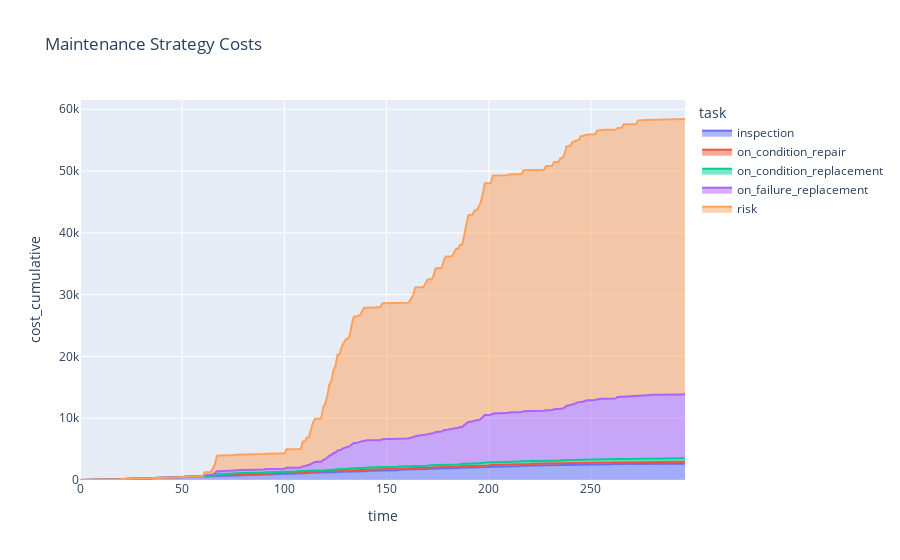

Notebook code cell kept with this figure:
### Code cell
fig = px.area(df, x="time", y="cost_cumulative", color="task", title='Maintenance Strategy Costs')
fig.show()

### Figure 1 — Plotly figure (JSON) as saved in the notebook; plotly's stock layout.template omitted (floating-point values rounded to 4 significant figures; data arrays with more than 128 entries replaced by an {"elided": "..."} marker saying what was removed)
{"data": [{"hovertemplate": "task=inspection<br>time=%{x}<br>cost_cumulative=%{y}<extra></extra>", "legendgroup": "inspection", "line": {"color": "#636efa"}, "mode": "lines", "name": "inspection", "orientation": "v", "showlegend": true, "stackgroup": "1", "type": "scatter", "x": {"elided": "297 int values"}, "xaxis": "x", "y": {"elided": "297 int values"}, "yaxis": "y"}, {"hovertemplate": "task=on_condition_repair<br>time=%{x}<br>cost_cumulative=%{y}<extra></extra>", "legendgroup": "on_condition_repair", "line": {"color": "#EF553B"}, "mode": "lines", "name": "on_condition_repair", "orientation": "v", "showlegend": true, "stackgroup": "1", "type": "scatter", "x": {"elided": "297 int values"}, "xaxis": "x", "y": {"elided": "297 int values"}, "yaxis": "y"}, {"hovertemplate": "task=on_condition_replacement<br>time=%{x}<br>cost_cumulative=%{y}<extra></extra>", "legendgroup": "on_condition_replacement", "line": {"color": "#00cc96"}, "mode": "lines", "name": "on_condition_replacement", "orientation": "v", "showlegend": true, "stackgroup": "1", "type": "scatter", "x": {"elided": "297 int values"}, "xaxis": "x", "y": {"elided": "297 int values"}, "yaxis": "y"}, {"hovertemplate": "task=on_failure_replacement<br>time=%{x}<br>cost_cumulative=%{y}<extra></extra>", "legendgroup": "on_failure_replacement", "line": {"color": "#ab63fa"}, "mode": "lines", "name": "on_failure_replacement", "orientation": "v", "showlegend": true, "stackgroup": "1", "type": "scatter", "x": {"elided": "297 int values"}, "xaxis": "x", "y": {"elided": "297 int values"}, "yaxis": "y"}, {"hovertemplate": "task=risk<br>time=%{x}<br>cost_cumulative=%{y}<extra></extra>", "legendgroup": "risk", "line": {"color": "#FFA15A"}, "mode": "lines", "name": "risk", "orientation": "v", "showlegend": true, "stackgroup": "1", "type": "scatter", "x": {"elided": "297 int values"}, "xaxis": "x", "y": {"elided": "297 int values"}, "yaxis": "y"}], "layout": {"legend": {"title": {"text": "task"}, "tracegroupgap": 0}, "title": {"text": "Maintenance Strategy Costs"}, "xaxis": {"anchor": "y", "domain": [0, 1], "title": {"text": "time"}}, "yaxis": {"anchor": "x", "domain": [0, 1], "title": {"text": "cost_cumulative"}}}}
